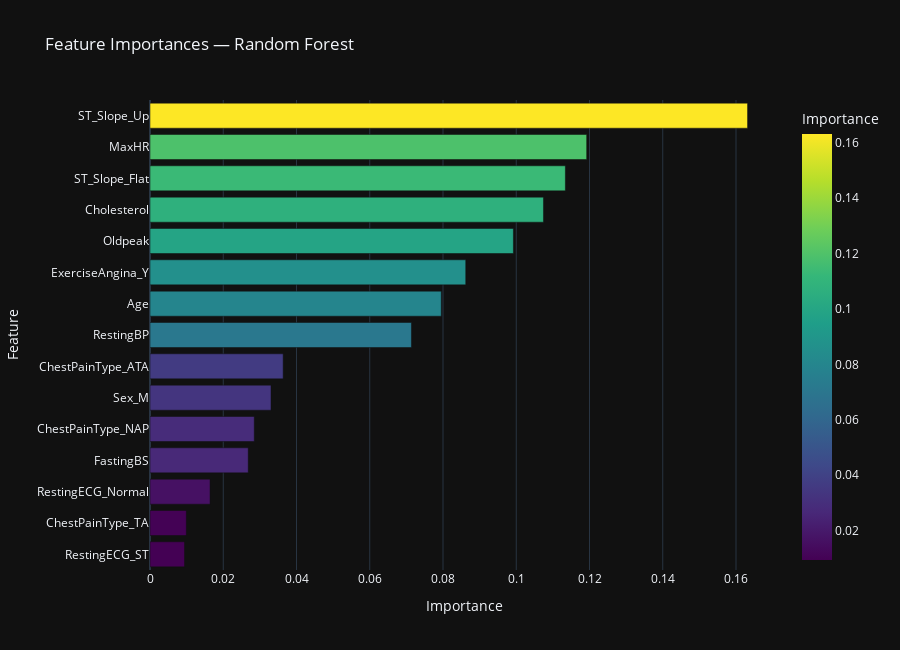

The code cell stored with this chart in its notebook:
### Code cell
# STEP 6

from sklearn.model_selection import train_test_split
from sklearn.preprocessing import StandardScaler
from sklearn.ensemble import RandomForestClassifier

# 1. Define X and y before encoding
y = df["HeartFailure"] if "HeartFailure" in df.columns else df["HeartDisease"]
X = df.drop(["HeartFailure"], axis=1) if "HeartFailure" in df.columns else df.drop(["HeartDisease"], axis=1)

# 2. Encode categorical variables (only on X)
X_encoded = pd.get_dummies(X, drop_first=True)

# 3. Split the data
X_train, X_test, y_train, y_test = train_test_split(
    X_encoded, y, test_size=0.2, random_state=42, stratify=y
)

# 4. Feature Scaling (Optional for tree models; keep for ML consistency)
scaler = StandardScaler()
X_train_scaled = scaler.fit_transform(X_train)
X_test_scaled = scaler.transform(X_test)

# 5. Fit Random Forest for feature importance
rf = RandomForestClassifier(n_estimators=100, random_state=42)
rf.fit(X_train, y_train)
importances = rf.feature_importances_

# 6. Plot Feature Importances
feature_df = pd.DataFrame({
    "Feature": X_encoded.columns,
    "Importance": importances
}).sort_values(by="Importance", ascending=True)

fig = px.bar(
    feature_df,
    x="Importance",
    y="Feature",
    orientation='h',
    title="Feature Importances — Random Forest",
    template="plotly_dark",
    color="Importance",
    color_continuous_scale=px.colors.sequential.Viridis
)
fig.update_layout(yaxis={'categoryorder': 'total ascending'}, height=650)
fig.show()

### Figure 1 — Plotly figure (JSON) as saved in the notebook; plotly's stock layout.template omitted (floating-point values rounded to 4 significant figures)
{"data": [{"hovertemplate": "Importance=%{marker.color}<br>Feature=%{y}<extra></extra>", "legendgroup": "", "marker": {"color": [0.009422, 0.009924, 0.0164, 0.02682, 0.02847, 0.03304, 0.03636, 0.07138, 0.07953, 0.08621, 0.09922, 0.1074, 0.1134, 0.1192, 0.1632], "coloraxis": "coloraxis", "pattern": {"shape": ""}}, "name": "", "orientation": "h", "showlegend": false, "textposition": "auto", "type": "bar", "x": [0.009422, 0.009924, 0.0164, 0.02682, 0.02847, 0.03304, 0.03636, 0.07138, 0.07953, 0.08621, 0.09922, 0.1074, 0.1134, 0.1192, 0.1632], "xaxis": "x", "y": ["RestingECG_ST", "ChestPainType_TA", "RestingECG_Normal", "FastingBS", "ChestPainType_NAP", "Sex_M", "ChestPainType_ATA", "RestingBP", "Age", "ExerciseAngina_Y", "Oldpeak", "Cholesterol", "ST_Slope_Flat", "MaxHR", "ST_Slope_Up"], "yaxis": "y"}], "layout": {"barmode": "relative", "coloraxis": {"colorbar": {"title": {"text": "Importance"}}, "colorscale": [[0, "#440154"], [0.1111, "#482878"], [0.2222, "#3e4989"], [0.3333, "#31688e"], [0.4444, "#26828e"], [0.5556, "#1f9e89"], [0.6667, "#35b779"], [0.7778, "#6ece58"], [0.8889, "#b5de2b"], [1, "#fde725"]]}, "height": 650, "legend": {"tracegroupgap": 0}, "title": {"text": "Feature Importances — Random Forest"}, "xaxis": {"anchor": "y", "domain": [0, 1], "title": {"text": "Importance"}}, "yaxis": {"anchor": "x", "categoryorder": "total ascending", "domain": [0, 1], "title": {"text": "Feature"}}}}
